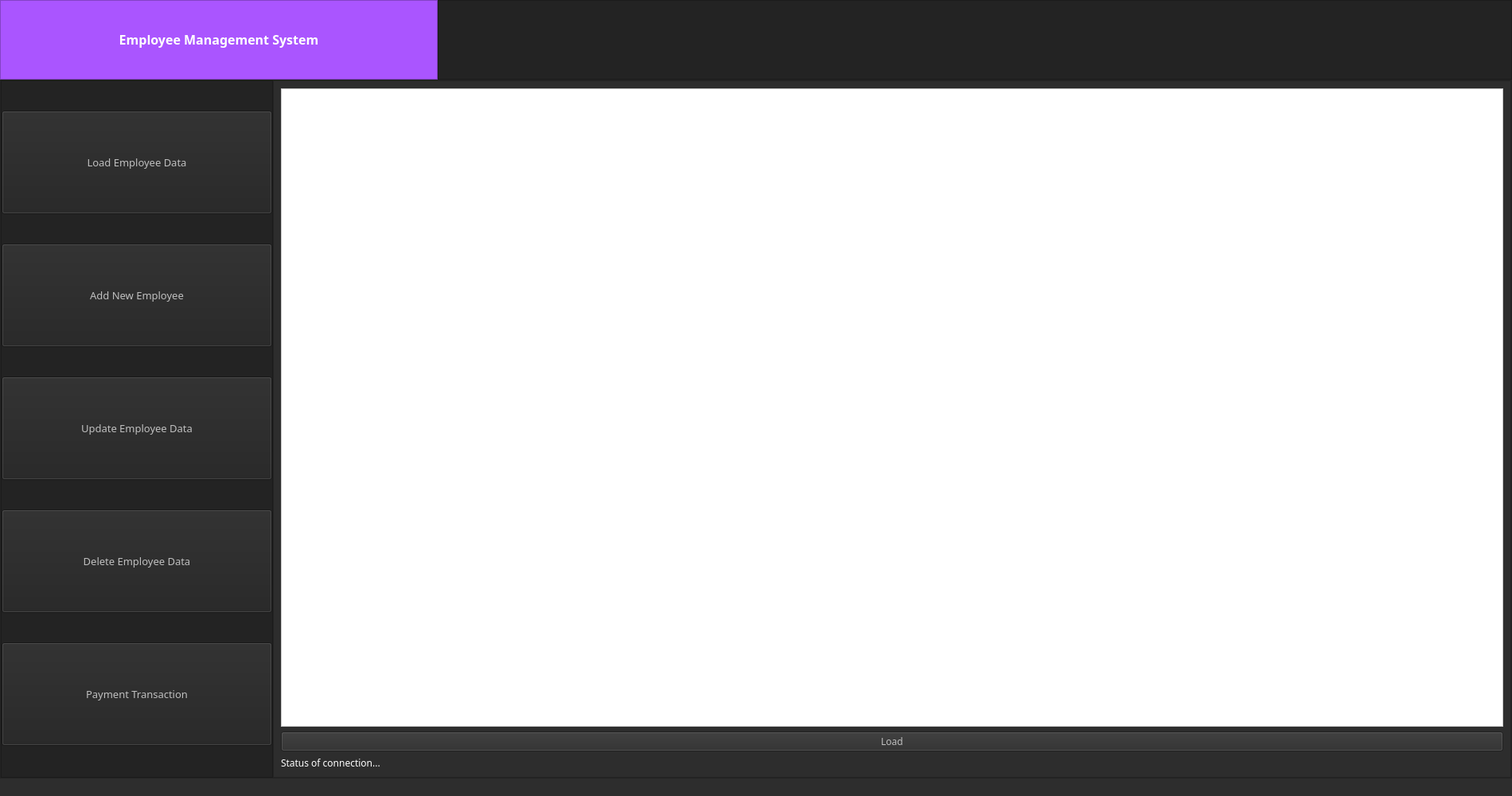
<?xml version="1.0" encoding="UTF-8"?>
<ui version="4.0">
 <class>MainWindow</class>
 <widget class="QMainWindow" name="MainWindow">
  <property name="geometry">
   <rect>
    <x>0</x>
    <y>0</y>
    <width>1900</width>
    <height>1000</height>
   </rect>
  </property>
  <property name="minimumSize">
   <size>
    <width>1900</width>
    <height>1000</height>
   </size>
  </property>
  <property name="windowTitle">
   <string>MainWindow</string>
  </property>
  <property name="styleSheet">
   <string notr="true">background-color: rgb(45, 45, 45);</string>
  </property>
  <widget class="QWidget" name="centralwidget">
   <layout class="QVBoxLayout" name="verticalLayout">
    <property name="spacing">
     <number>0</number>
    </property>
    <property name="leftMargin">
     <number>0</number>
    </property>
    <property name="topMargin">
     <number>0</number>
    </property>
    <property name="rightMargin">
     <number>0</number>
    </property>
    <property name="bottomMargin">
     <number>0</number>
    </property>
    <item>
     <widget class="QFrame" name="Top_bar">
      <property name="minimumSize">
       <size>
        <width>0</width>
        <height>100</height>
       </size>
      </property>
      <property name="maximumSize">
       <size>
        <width>16777215</width>
        <height>150</height>
       </size>
      </property>
      <property name="styleSheet">
       <string notr="true">background-color: rgb(35, 35, 35);</string>
      </property>
      <property name="frameShape">
       <enum>QFrame::NoFrame</enum>
      </property>
      <property name="frameShadow">
       <enum>QFrame::Raised</enum>
      </property>
      <layout class="QHBoxLayout" name="horizontalLayout">
       <property name="spacing">
        <number>0</number>
       </property>
       <property name="leftMargin">
        <number>0</number>
       </property>
       <property name="topMargin">
        <number>0</number>
       </property>
       <property name="rightMargin">
        <number>0</number>
       </property>
       <property name="bottomMargin">
        <number>0</number>
       </property>
       <item>
        <widget class="QFrame" name="frame_toggle">
         <property name="maximumSize">
          <size>
           <width>550</width>
           <height>150</height>
          </size>
         </property>
         <property name="styleSheet">
          <string notr="true">background-color: rgb(170, 85, 255);</string>
         </property>
         <property name="frameShape">
          <enum>QFrame::StyledPanel</enum>
         </property>
         <property name="frameShadow">
          <enum>QFrame::Raised</enum>
         </property>
         <layout class="QVBoxLayout" name="verticalLayout_3">
          <property name="spacing">
           <number>0</number>
          </property>
          <property name="leftMargin">
           <number>0</number>
          </property>
          <property name="topMargin">
           <number>0</number>
          </property>
          <property name="rightMargin">
           <number>0</number>
          </property>
          <property name="bottomMargin">
           <number>0</number>
          </property>
          <item>
           <widget class="QPushButton" name="pushButton">
            <property name="font">
             <font>
              <family>Orbitron</family>
              <pointsize>12</pointsize>
              <weight>75</weight>
              <bold>true</bold>
             </font>
            </property>
            <property name="styleSheet">
             <string notr="true">color: rgb(255, 255, 255);
border: 0px soild
</string>
            </property>
            <property name="text">
             <string>Employee Management System</string>
            </property>
           </widget>
          </item>
         </layout>
        </widget>
       </item>
       <item>
        <widget class="QFrame" name="frame_top">
         <property name="frameShape">
          <enum>QFrame::StyledPanel</enum>
         </property>
         <property name="frameShadow">
          <enum>QFrame::Raised</enum>
         </property>
        </widget>
       </item>
      </layout>
     </widget>
    </item>
    <item>
     <widget class="QFrame" name="content">
      <property name="frameShape">
       <enum>QFrame::StyledPanel</enum>
      </property>
      <property name="frameShadow">
       <enum>QFrame::Raised</enum>
      </property>
      <layout class="QHBoxLayout" name="horizontalLayout_2">
       <property name="spacing">
        <number>0</number>
       </property>
       <property name="leftMargin">
        <number>0</number>
       </property>
       <property name="topMargin">
        <number>0</number>
       </property>
       <property name="rightMargin">
        <number>0</number>
       </property>
       <property name="bottomMargin">
        <number>0</number>
       </property>
       <item>
        <widget class="QFrame" name="frame_pages">
         <property name="maximumSize">
          <size>
           <width>350</width>
           <height>16777215</height>
          </size>
         </property>
         <property name="styleSheet">
          <string notr="true">background-color: rgb(35, 35, 35);</string>
         </property>
         <property name="frameShape">
          <enum>QFrame::StyledPanel</enum>
         </property>
         <property name="frameShadow">
          <enum>QFrame::Raised</enum>
         </property>
         <layout class="QVBoxLayout" name="verticalLayout_4">
          <property name="spacing">
           <number>0</number>
          </property>
          <property name="leftMargin">
           <number>0</number>
          </property>
          <property name="topMargin">
           <number>0</number>
          </property>
          <property name="rightMargin">
           <number>0</number>
          </property>
          <property name="bottomMargin">
           <number>0</number>
          </property>
          <item>
           <widget class="QPushButton" name="searchBtn">
            <property name="minimumSize">
             <size>
              <width>340</width>
              <height>130</height>
             </size>
            </property>
            <property name="font">
             <font>
              <family>Orbitron</family>
              <pointsize>10</pointsize>
             </font>
            </property>
            <property name="styleSheet">
             <string notr="true">QPushButton{
	color: rgb(191, 191, 191);
}
QPushButton:active{
	color: rgb(255, 255, 255);
	background-color: rgb(170, 85, 255);
}</string>
            </property>
            <property name="text">
             <string>Load Employee Data</string>
            </property>
           </widget>
          </item>
          <item>
           <widget class="QPushButton" name="addNewBtn">
            <property name="minimumSize">
             <size>
              <width>340</width>
              <height>130</height>
             </size>
            </property>
            <property name="font">
             <font>
              <family>Orbitron</family>
              <pointsize>10</pointsize>
             </font>
            </property>
            <property name="styleSheet">
             <string notr="true">QPushButton{
	color: rgb(191, 191, 191);
}
QPushButton:hover{
	color: rgb(255, 255, 255);
	background-color: rgb(170, 85, 255);
}</string>
            </property>
            <property name="text">
             <string>Add New Employee</string>
            </property>
           </widget>
          </item>
          <item>
           <widget class="QPushButton" name="updateBtn">
            <property name="minimumSize">
             <size>
              <width>340</width>
              <height>130</height>
             </size>
            </property>
            <property name="font">
             <font>
              <family>Orbitron</family>
              <pointsize>10</pointsize>
             </font>
            </property>
            <property name="styleSheet">
             <string notr="true">QPushButton{
	color: rgb(191, 191, 191);
}
QPushButton:hover{
	color: rgb(255, 255, 255);
	background-color: rgb(170, 85, 255);
}</string>
            </property>
            <property name="text">
             <string>Update Employee Data</string>
            </property>
           </widget>
          </item>
          <item>
           <widget class="QPushButton" name="deleteBtn">
            <property name="minimumSize">
             <size>
              <width>340</width>
              <height>130</height>
             </size>
            </property>
            <property name="font">
             <font>
              <family>Orbitron</family>
              <pointsize>10</pointsize>
             </font>
            </property>
            <property name="styleSheet">
             <string notr="true">QPushButton{
	color: rgb(191, 191, 191);
}
QPushButton:hover{
	color: rgb(255, 255, 255);
	background-color: rgb(170, 85, 255);
}</string>
            </property>
            <property name="text">
             <string>Delete Employee Data</string>
            </property>
           </widget>
          </item>
          <item>
           <widget class="QPushButton" name="transactionBnt">
            <property name="minimumSize">
             <size>
              <width>340</width>
              <height>130</height>
             </size>
            </property>
            <property name="font">
             <font>
              <family>Orbitron</family>
              <pointsize>10</pointsize>
             </font>
            </property>
            <property name="styleSheet">
             <string notr="true">QPushButton{
	color: rgb(191, 191, 191);
}
QPushButton:hover{
	color: rgb(255, 255, 255);
	background-color: rgb(170, 85, 255);
}</string>
            </property>
            <property name="text">
             <string>Payment Transaction</string>
            </property>
           </widget>
          </item>
         </layout>
        </widget>
       </item>
       <item>
        <widget class="QFrame" name="frame_table">
         <property name="frameShape">
          <enum>QFrame::StyledPanel</enum>
         </property>
         <property name="frameShadow">
          <enum>QFrame::Raised</enum>
         </property>
         <layout class="QGridLayout" name="gridLayout">
          <item row="0" column="0">
           <widget class="QTableView" name="tableView">
            <property name="minimumSize">
             <size>
              <width>0</width>
              <height>0</height>
             </size>
            </property>
            <property name="font">
             <font>
              <family>MS PGothic</family>
              <pointsize>10</pointsize>
             </font>
            </property>
            <property name="autoFillBackground">
             <bool>true</bool>
            </property>
            <property name="styleSheet">
             <string notr="true">background-color: rgb(255, 255, 255);</string>
            </property>
            <property name="gridStyle">
             <enum>Qt::SolidLine</enum>
            </property>
            <property name="cornerButtonEnabled">
             <bool>false</bool>
            </property>
           </widget>
          </item>
          <item row="2" column="0">
           <widget class="QLabel" name="status_lb">
            <property name="font">
             <font>
              <family>Orbitron</family>
             </font>
            </property>
            <property name="styleSheet">
             <string notr="true">color: #fff</string>
            </property>
            <property name="text">
             <string>Status of connection...</string>
            </property>
            <property name="alignment">
             <set>Qt::AlignLeading|Qt::AlignLeft|Qt::AlignVCenter</set>
            </property>
           </widget>
          </item>
          <item row="1" column="0">
           <widget class="QPushButton" name="pushButton_2">
            <property name="font">
             <font>
              <family>Orbitron</family>
              <pointsize>9</pointsize>
             </font>
            </property>
            <property name="styleSheet">
             <string notr="true">QPushButton{
	color: rgb(191, 191, 191);
}
QPushButton:hover{
	color: rgb(255, 255, 255);
	background-color: rgb(170, 85, 255);
}</string>
            </property>
            <property name="text">
             <string>Load</string>
            </property>
           </widget>
          </item>
         </layout>
        </widget>
       </item>
      </layout>
     </widget>
    </item>
   </layout>
  </widget>
  <widget class="QStatusBar" name="statusbar"/>
 </widget>
 <resources/>
 <connections/>
</ui>
